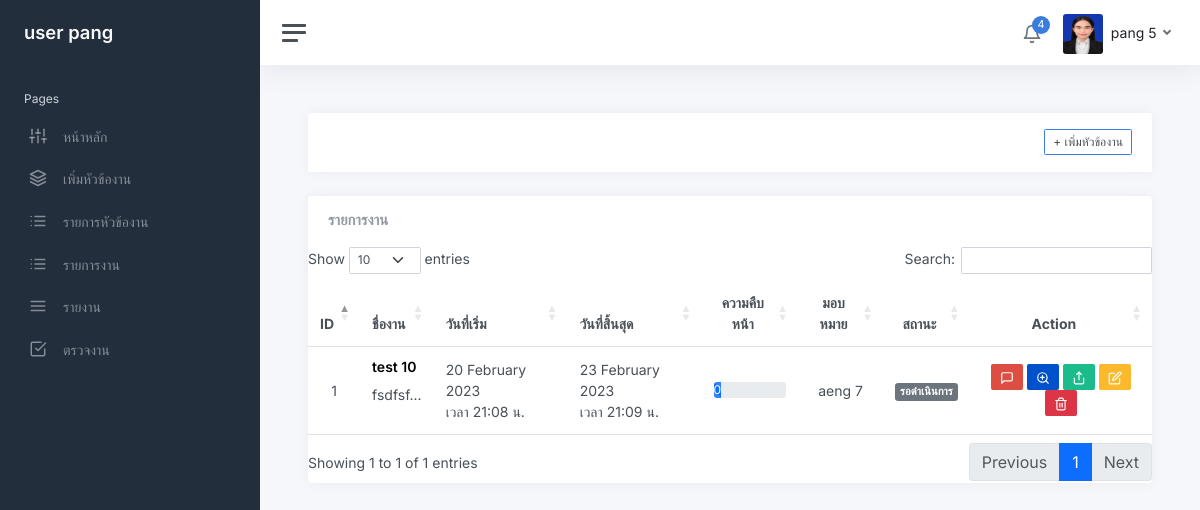
The page /task_list.php (signed in) on the database its author committed.
### tables this page shows
CREATE TABLE `user` (
  `user_id` int(11) NOT NULL,
  `firstname` varchar(200) NOT NULL,
  `lastname` varchar(200) NOT NULL,
  `email` varchar(200) NOT NULL,
  `password` varchar(255) NOT NULL,
  `role_id` int(30) NOT NULL,
  `avatar` varchar(255) NOT NULL,
  `date_created` timestamp NOT NULL DEFAULT current_timestamp() ON UPDATE current_timestamp()
);

CREATE TABLE `project` (
  `project_id` int(30) NOT NULL,
  `name_project` varchar(255) NOT NULL,
  `description` text NOT NULL,
  `status_1` tinyint(2) NOT NULL,
  `create_project` timestamp NOT NULL DEFAULT current_timestamp() ON UPDATE current_timestamp(),
  `start_date` date NOT NULL,
  `end_date` date NOT NULL,
  `file_id` int(30) DEFAULT NULL,
  `manager_id` int(30) NOT NULL,
  `status_2` int(30) NOT NULL,
  `id_jobtype` int(30) NOT NULL
);

CREATE TABLE `task_list` (
  `task_id` int(30) NOT NULL,
  `name_tasklist` varchar(255) NOT NULL,
  `description_task` varchar(200) NOT NULL,
  `status_task` tinyint(2) NOT NULL,
  `strat_date_task` datetime NOT NULL,
  `end_date_task` datetime NOT NULL,
  `file_task` varchar(45) DEFAULT NULL,
  `project_id` int(30) NOT NULL,
  `user_id` int(30) NOT NULL
);

### task_list.php (the view, shortened to what this page needs)
<?php
    require_once 'connect.php';
?>
<!DOCTYPE html>
<html lang="en">
<?php include "head.php"?>
<body>
<link rel="stylesheet" type="text/css" href="https://cdn.datatables.net/1.13.2/css/dataTables.bootstrap5.min.css"
<?php include "sidebar.php"?>
<form action="" method="post" class="form-horizontal" enctype="multipart/form-data">
    <main class="content">
    <?php if($level != 5 ): ?>
         <div class="col-lg-12">
            <div class="card card-outline card-success">
                <div class="container-fluid p-0">
                    <div class="card-header">
                        <div class="d-flex justify-content-end">
                            <a class="btn btn-block btn-sm btn-default btn-flat border-primary" href="addproject_page.php"><i class="fa fa-plus"></i>  + เพิ่มหัวข้องาน</a>
                        </div>
                    </div>
                </div>
            </div>
        </div>
        <?php endif; ?>
        <div class="row">
                    <div class="col-lg-12 ">
                        <div class="card flex-fill">
                            <div class="card-header">
                                <div class="d-flex justify-content-start">
                                    <h5 class="card-title mb-0">รายการงาน</h5>
                                    </div>
                            </div>
                            <table class="table table-hover my-0"  id="example" >
                                <thead>
                                    <tr>
                                        <th class="text-center">ID</th>
                                        <th class="text-left">ชื่องาน</th>
                                        <th class="text-left">วันที่เริ่ม</th>
                                        <th class="text-left">วันที่สิ้นสุด</th>
                                        <th class="text-center">ความคืบหน้า</th>
                                        <th class="text-center">มอบหมาย</th>
                                        <th class="text-center">สถานะ</th>
                                        <th class="text-center">Action</th>
                                    </tr>
                                </thead>
                                <tbody>
                                <?php
                                 $i = 1;
                                 $stat1 = array("","รอดำเนินการ","กำลังดำเนินการ","อยู่ระหว่างการตรวจสอบ","รอการเเก้ไข","เลยระยะเวลาที่กำหนด","ดำเนินการเสร็จสิ้น");
                                 $where = "";
                                 if($level >= 2 ){
                                    $where = " where manager_id  = $user_id ";
                                 }
                                 $stmtprotasklist = "SELECT *,
                                 DATE_FORMAT(strat_date_task, '%e %M %Y ') AS start_date,
                                 DATE_FORMAT(end_date_task, '%e %M %Y ') AS end_date,
                                 DATE_FORMAT(strat_date_task, 'เวลา %H:%i น.') AS start_time,
                                 DATE_FORMAT(end_date_task, 'เวลา %H:%i น.') AS end_time
                                  FROM project natural join project_list natural join task_list natural join user $where order by end_date,status_2  DESC ";
                                 $stmtprotasklist = $db->query($stmtprotasklist);
                                 $stmtprotasklist->execute();
                                while($row2 = $stmtprotasklist->fetch(PDO::FETCH_ASSOC)){  ?>
                             <tr>
                                    <td class="text-center">
                                        <?php echo $i++ ?>
                                    </td>
                                    <td>
                                        <h5><b><?php echo $row2['name_tasklist']  ?></h5></b>
                                        <p class="truncate"><?php echo substr($row2['description_task'],0,100).'...';  ?></p>
                                    </td>
                                    <td >
                                    <?php echo $row2['start_date'].'<br>'.$row2['start_time']  ?>
                                    </td>
                                    <td>
                                    <?php echo $row2['end_date'].'<br>'.$row2['end_time']  ?>
                                    </td>
                                    <td>
                                        <div class="progress ">
                                            <div class="progress-bar progress-bar-striped progress-bar-animated" role="progressbar" style="width: 10%" >0</div>
                                        </div>
                                    </td>
                                    <td class="text-center" >
                                            <?php  echo $row2['firstname']." ".$row2['lastname'] ?>
                                    </td>
                                    <td class="text-center">
                                            <?php
                                                if($row2['status_task'] =='1'){
                                                echo "<span class='badge bg-secondary'>".$stat1[$row2['status_task']]."</span>";
                                            }elseif($row2['status_task'] =='2'){
                                                echo "<span class='badge bg-primary'>".$stat1[$row2['status_task']]."</span>";
                                            }elseif($row2['status_task'] =='3'){
                                                echo "<span class='badge bg-success'>".$stat1[$row2['status_task']]."</span>";
                                            }elseif($row2['status_task'] =='4'){
                                                echo "<span class='badge bg-warning'>".$stat1[$row2['status_task']]."</span>";
                                            }elseif($row2['status_task'] =='5'){
                                                echo "<span class='badge bg-danger'>".$stat1[$row2['status_task']]."</span>";
                                            }elseif($row2['status_task'] =='6'){
                                                echo "<span class='badge bg-danger'>".$stat1[$row2['status_task']]."</span>";
                                            } ?>
                                    </td>
                                    <td class="text-center">
                                    <a class="btn btn-google btn-sm" href="?update_id=<?php echo $row2['task_id']?>"  > <i data-feather="message-square"></i></a>
                                       <a class="btn btn-bitbucket btn-sm" data-bs-toggle="modal" data-bs-target="#viewtaskmodal<?php echo $row2['task_id']?>"><i data-feather="zoom-in"></i></a>
                                      <?php if($row2['manager_id'] == $user_id || $level <= 2 || $row2['manager_id'] == $user_id ){?>
                                       <a href="?update_id=<?php echo $row2['task_id']?>" class="btn btn-success btn-sm"  ><i data-feather="share"></i></a>
                                       <?php } ?>
                                       <?php if ($row2['manager_id'] == $user_id || $level <= 2) {?>
                                                <a class="btn btn-warning btn-sm" href="edittask_page.php?update_id=<?php echo $row2['task_id']?>&project_id=<?=$row2['project_id']?>" class="btn btn-warning btn-sm"><i  data-feather="edit"></i></a>
                                                <a class="btn btn-danger btn-sm" href="deletetask.php?delete_id=<?php echo $row2['task_id']?>&project_id=<?=$row2['project_id']?>"><i data-feather="trash-2"></i></a>
                                        <?php } ?>
                                    </td>
                                </tr>
                                    <?php } ?>
                                </tbody>
                            </table>
                        </div>
                    </div>
                </div>
            </div>
    </body>
</html>

### sidebar.php (shortened to what this page needs)
<?php include "head.php"?>
<?php
            if (isset($_SESSION['user_login'])) {
                $user_id = $_SESSION['user_login'];
			 	$sql = "SELECT * FROM user AS u  natural JOIN position  WHERE u.user_id = $user_id ";
				$stmt = $db->prepare($sql);
                $stmt->execute();
                $row = $stmt->fetch(PDO::FETCH_ASSOC);
				$imageURL = 'img/avatars/'.$row['avatar'];
            }
			$level = $row['level'];
?>
<div class="wrapper">
		<nav id="sidebar" class="sidebar js-sidebar">
			<div class="sidebar-content js-simplebar">
				<a class="sidebar-brand" href="index.php">
				<?php if($level ==  1): ?>
				<span class="align-middle">Admin <?php echo $row['firstname'] ?></span>
				<?php else: ?>
					<span class="align-middle">user <?php echo $row['firstname'] ?></span>
					<?php endif; ?>
				</a>
				<ul class="sidebar-nav">
					<li class="sidebar-header">
						Pages
					</li>
					<li class="sidebar-item">
						<a class="sidebar-link" href="index.php">
              <i class="align-middle" data-feather="sliders"></i> <span class="align-middle">หน้าหลัก</span>
            </a>
					</li>
					<?php if($level != 5 ): ?>
					<li class="sidebar-item">
						<a data-bs-target="#maps" data-bs-toggle="collapse" class="sidebar-link collapsed" aria-expanded="false">
							<i class="align-middle" data-feather="layers"></i>
							 <span class="align-middle">
								เพิ่มหัวข้องาน
							</span>
						</a>
					</li>
					<?php endif; ?>
					<li class="sidebar-item">
						<a data-bs-target="#project_list" data-bs-toggle="collapse" class="sidebar-link collapsed" aria-expanded="false">
							<i class="align-middle" data-feather="list"></i>
							 <span class="align-middle">
							 รายการหัวข้องาน
							</span>
						</a>
					</li>
					<li class="sidebar-item">
						<a data-bs-target="#task_list" data-bs-toggle="collapse" class="sidebar-link collapsed" aria-expanded="false">
							<i class="align-middle" data-feather="list"></i>
							 <span class="align-middle">
							 รายการงาน
							</span>
						</a>
					</li>
					 <li class="sidebar-item">
						<a class="sidebar-link" href="report.php">
              <i class="align-middle" data-feather="menu"></i> <span class="align-middle">รายงาน</span>
            </a>
					</li>
					<?php if($level != 5): ?>
					<li class="sidebar-item">
						<a class="sidebar-link" href="">
              <i class="align-middle" data-feather="check-square"></i> <span class="align-middle">ตรวจงาน</span>
            </a>
			<?php endif; ?>
					</li>
				</ul>
			</div>
		</nav>
		<div class="main">
			<nav class="navbar navbar-expand navbar-light navbar-bg">
				<a class="sidebar-toggle js-sidebar-toggle">
          <i class="hamburger align-self-center"></i>
        </a>
				<div class="navbar-collapse collapse">
					<ul class="navbar-nav navbar-align">
						<li class="nav-item dropdown">
							<a class="nav-icon dropdown-toggle" href="#" id="alertsDropdown" data-bs-toggle="dropdown">
								<div class="position-relative">
									<i class="align-middle" data-feather="bell"></i>
									<span class="indicator">4</span>
								</div>
							</a>
						</li>
						<li class="nav-item dropdown">
							<a class="nav-link dropdown-toggle d-none d-sm-inline-block" href="#" data-bs-toggle="dropdown">
                	<img src="<?php echo $imageURL ?>" class="avatar img-fluid rounded me-1" alt="" > <span class="text-dark"> <?php echo $row['firstname'] . ' ' . $row['lastname'] ?></span>
              </a>
						</li>
					</ul>
				</div>
			</nav>

### css/multi_select.css (style rules this page uses)
body { font-family: 'Courier New', Courier, monospace; font-size: 14px; }

### rows shown on the page
user: firstname "pang", avatar (picture), lastname "5"
project: task_list.name_tasklist "test 10", task_list.description_task "fsdfsf", start_date "20 February 2023", start_time "เวลา 21:08 น.", end_date "23 February 2023", end_time "เวลา 21:09 น.", user.firstname "aeng", user.lastname "7", task_list.status_task "รอดำเนินการ"
